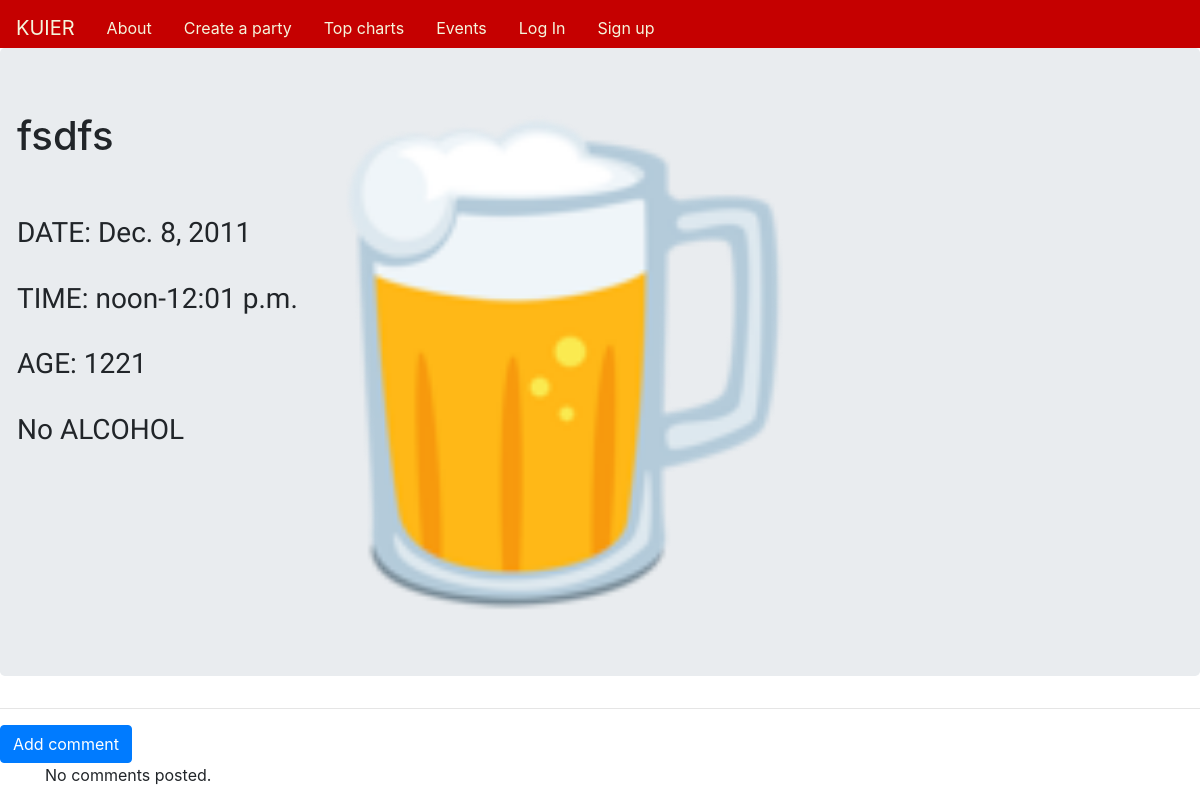
/34/, run on the app's committed database.
### party/models.py (models this page shows, shortened)
class Post(models.Model):
    user = models.ForeignKey(User,related_name='party',on_delete=models.CASCADE,default='1')
    title = models.CharField(max_length=30)
    date = models.DateField()
    time = models.TimeField()
    timeend = models.TimeField()
    age = models.CharField(max_length=30)
    color = models.CharField(max_length=30,choices=COUNTRY_CHOICES, default='america')
    drinks = models.BooleanField(default=False)
    image = models.ImageField(upload_to = 'imgs',default='none/none.png')
    location = models.CharField(max_length=30,default='no location specified')
    keyword = models.CharField(max_length=30,default='no keywords')

### party/views.py (the view, shortened to what this page needs)
# urls.py: path('<int:pk>/',views.PostDetailView.as_view(), name='partydetail'),
class PostDetailView(SelectRelatedMixin,DetailView):
    model = Post
    template_name = 'party/post_detail.html'
    context_object_name = 'details'
    selectrelated = ['user']
    def get_object(self):
        id_ = self.kwargs.get('pk')
        return get_object_or_404(Post,pk=id_)

### party/templates/party/post_detail.html
{% extends 'party/home.html' %}
{% block body_block %}
<div class='jumbotron'>
<div class='row'>
<div class='md-col-6'>
<h1>{{ details.title }}</h1>
<br>
<br>
<h3 id=headings>DATE:  {{details.date}}</h3>
<br>
<h3 id=headings>TIME:  {{details.time}}-{{details.timeend}}</h3>
<br>
<h3 id=headings>AGE:  {{details.age}}</h3>
<br>
{% if details.drinks == True %}
<h3 id=headings>There will be booze</h3>
{% else %}
<h3 id=headings>No ALCOHOL</h3>
{% endif %}
<br>
</div>
<div class='md-col-6'>
    <img src="{{ details.image.url }}" width='500' height='500'>
</div>
</div>
</div>
<hr>
<a class="btn btn-primary btn-comment" href="{% url 'party:add_comment_to_post' pk=details.pk %}">Add comment</a>
<div class="container">
{% for commenta in commentlist %}
<br>
            {{ commenta.created_date }}
            <a class="btn btn-default" href="{% url 'party:comment_remove' pk=comment.pk %}"><span class="glyphicon glyphicon-remove"></span></a>
        <p>{{ commenta.text|safe|linebreaks }}</p>
        <p>Posted by: <strong>{{ commenta.author }}</strong></p>
{% empty %}
    <p>No comments posted.</p>
{% endfor %}
</div>
{% endblock %}

### party/static/css/style.css (style rules this page uses)
#headings { font-family: 'Questrial', sans-serif; }

### data on the page
Post: title "fsdfs", date "Dec. 8, 2011", time "noon", timeend "12:01 p.m.", age "1221", image (placeholder picture)
